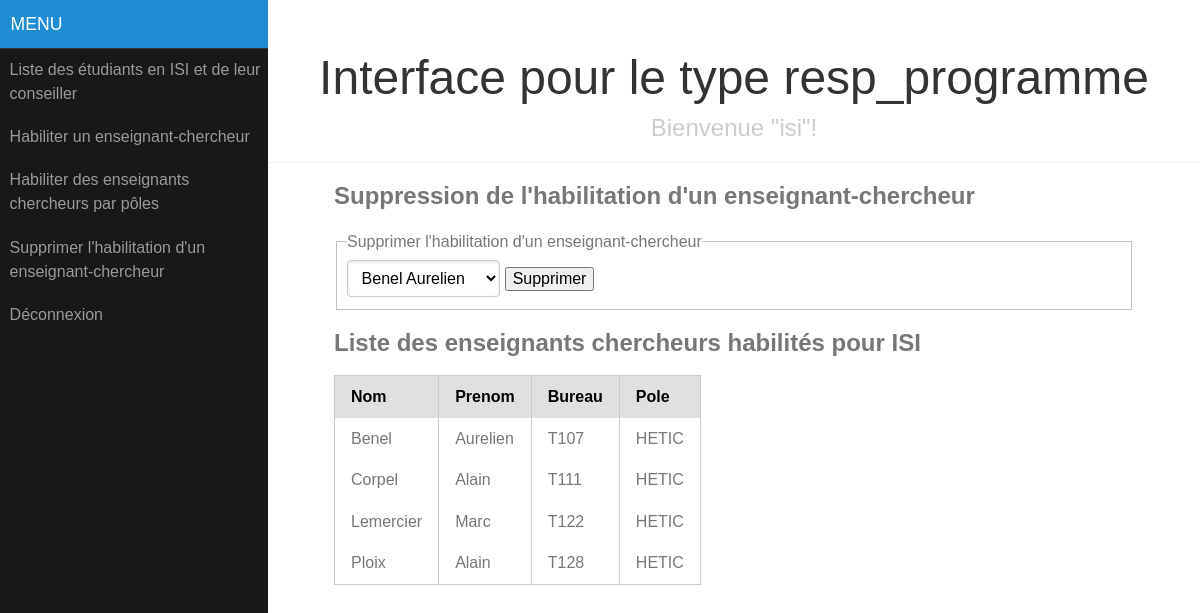
Screenshot of /index.php?page=resp_programme_suppr_habilitation (signed in) with the database file from the repository.
### tables this page shows
CREATE TABLE IF NOT EXISTS `ec` (
  `id` int(11) NOT NULL AUTO_INCREMENT,
  `nom` varchar(30) NOT NULL,
  `prenom` varchar(30) NOT NULL,
  `bureau` varchar(4) NOT NULL,
  `id_pole` int(11) NOT NULL,
  PRIMARY KEY (`id`)
);

CREATE TABLE IF NOT EXISTS `pole` (
  `id` int(11) NOT NULL AUTO_INCREMENT,
  `nom` varchar(10) NOT NULL,
  PRIMARY KEY (`id`)
);

### model/ec.php (called while the page is built, shortened)
<?php
include_once 'model/personne.php';
include_once 'model/etudiant.php';
include_once 'model/pole.php';
class EC extends Personne {
private $bureau;
private $pole;
function __construct($id, $nom, $prenom, $bureau, $id_pole){
	if(!empty($id_pole))
		$this->getPole()->recupererNom();
}
static function getAll(){
	global $bdd;
	try {
		$req = "SELECT * FROM ec ORDER BY nom";
		$result = $bdd->query($req);
		$row = $result->fetch();
		if(empty($row))
			return null;
		else{
			$ecs = array();
			do{
				$ecs[] = new EC ($row['id'], $row['nom'], $row['prenom'], $row['bureau'], $row['id_pole']);
			}while($row = $result->fetch());
			return $ecs;
		}
	} catch(PDOException $e) { die ("Erreur lors de l'exécution de la requéte : " . $e->getMessage()); }
}
function isHabilite($id_programme){
	global $bdd;
	try{
		$req = "SELECT * FROM habilite WHERE id_ec = '" . $this->getId() . "' AND id_programme = '" . $id_programme . "'";
		$result = $bdd->query($req);
		$row = $result->fetch();
		if(empty($row))
			return false;
		else
			return true;
	} catch(PDOException $e) { die ("Erreur lors de l'exécution de la requête" . $e->getMessage()); }
}
function setBureau($bureau) { $this->bureau = $bureau; }
function setPole($pole) { $this->pole = $pole;}
function getBureau() { return $this->bureau; }
function getPole() { return $this->pole; }
}
?>

### model/pole.php (called while the page is built, shortened)
<?php
class Pole{
private $id;
private $nom;
function recupererNom(){
	global $bdd;
	try {
		$req = "SELECT nom FROM pole WHERE id = '" . $this->getId() . "'";
		$result = $bdd->query($req);
		$row = $result->fetch();
	} catch(PDOException $e) { die ("Erreur lors de l'exécution de la requête : " . $e->getMessage()); }
}
function setId($id) { $this->id = $id; }
function setNom($nom) { $this->nom = $nom; }
function getId() { return $this->id; }
function getNom() { return $this->nom ;}
}
?>

### model/personne.php (called while the page is built, shortened)
<?php
abstract class Personne {
private $id;
private $nom;
private $prenom;
function setId($id) { $this->id = $id; }
function setNom($nom) { $this->nom = $nom; }
function setPrenom($prenom) { $this->prenom = $prenom; }
function getId() { return $this->id; }
function getNom() { return $this->nom; }
function getPrenom() { return $this->prenom; }
}
?>

### view/resp_programme_liste_ecs_habilites.php (the view)
<h2>Liste des enseignants chercheurs habilités pour <?php echo $_SESSION['programme']; ?></h2>
<?php
if(empty($ecs_habilites))
	echo '<p>Il n\'y a pas d\'enseignants chercheurs habilités.</p>';
else{
?>
	<table class="pure-table">
		<thead>
			<tr>
				<th>Nom</th>
				<th>Prenom</th>
				<th>Bureau</th>
				<th>Pole</th>
			</tr>
		</thead>
<?php
	foreach($ecs_habilites as $ec){
		echo '<tbody><tr>';
			echo '<td>' . $ec->getNom() . '</td>';
			echo '<td>' . $ec->getPrenom() . '</td>';
			echo '<td>' . $ec->getBureau() . '</td>';
			echo '<td>' . $ec->getPole()->getNom() . '</td>';
		echo '</tr></tbody>';
	}
?>
	</table>
<?php
}
?>
</div>
</div>
</div>
</body>

### view/header.php (shortened to what this page needs)
<!doctype html>
<html>
	<head>
	 <link rel="stylesheet" href="css/style.css" type="text/css">
	 <link rel="stylesheet" href="css/pure-release-0.5.0/pure-min.css" type="text/css">
	 <link rel="stylesheet" href="css/pure-release-0.5.0/grids-responsive-min.css">
	 <link rel="stylesheet" href="css/pure-release-0.5.0/forms.css">
	 <link rel="stylesheet" href="css/font-awesome.css">

### index.php (shortened to what this page needs)
<?php
include_once 'view/header.php';
if(!isset($_SESSION['login'])){
	include_once 'controller/authentification.php';
}
else if (!empty($_GET['page']) && is_file('controller/'.$_GET['page'].'.php')){
        include_once 'controller/'.$_GET['page'].'.php';
}
include_once 'view/foot.php';
?>

### view/resp_programme_menu.php (shortened to what this page needs)
    <link rel="stylesheet" href="css/side-menu.css">
</head>
<div id="layout">
    <div id="menu">
        <div class="pure-menu pure-menu-open">
            <a class="pure-menu-heading" href="#">Menu</a>
            <ul>
				<li><a href="index.php?page=resp_programme_accueil">Liste des étudiants en <?php echo $_SESSION['programme']; ?> et de leur<br />conseiller</a></li>
				<li><a href="index.php?page=resp_programme_ajout_habilitation">Habiliter un enseignant-chercheur</a></li>
				<li><a href="index.php?page=resp_programme_ajout_par_poles">Habiliter des enseignants<br />chercheurs par pôles</a></li>
				<li><a href="index.php?page=resp_programme_suppr_habilitation">Supprimer l'habilitation d'un<br />enseignant-chercheur</a></li>
				<li><a href="index.php?page=deconnexion">Déconnexion</a></li>
			</ul>
			</div>
	</div>

### controller/resp_programme_suppr_habilitation.php (shortened to what this page needs)
<?php
include_once 'view/resp_programme_menu.php';
if(!isset($_POST['id'])){
	include_once 'model/ec.php';
	$ecs = EC::getAll();
	$ecs_habilites = array();
	foreach($ecs as $ec){
		if($ec->isHabilite($_SESSION['id_programme']))
			$ecs_habilites[] = $ec;
	}
	include_once 'view/resp_programme_suppr_habilitation.php';
	include_once 'view/resp_programme_liste_ecs_habilites.php';
}
else{
	include_once 'model/ec.php';
	EC::suppr_habilitation($_POST['id'], $_SESSION['id_programme']);
	header('Location: index.php?page=resp_programme_suppr_habilitation');
}
?>

### view/resp_programme_suppr_habilitation.php
<div id="main">
    <div class="header">
        <h1>Interface pour le type <?php echo $_SESSION['type'] ?></h1>
        <h2>Bienvenue "<?php echo $_SESSION['login'] ?>"!</h2>
    </div>
    <div class="content">
        <h2>Suppression de l'habilitation d'un enseignant-chercheur</h2>
        <fieldset id="fieldset_resp_programme_suppr_habilitation">
			<legend>Supprimer l'habilitation d'un enseignant-chercheur</legend>
			<form class="pure-form" id="form_resp_programme_suppr_habilitation" method="POST" action="index.php?page=resp_programme_suppr_habilitation">
				<select name="id">
				<?php
					foreach($ecs as $ec){
						if($ec->isHabilite($_SESSION['id_programme'])){
							echo '<option value="' . $ec->getId() . '">' . $ec->getNom() . ' ' .$ec->getPrenom() . '</option>';
						}
					}
				?>
				</select>
				<input type="submit" value="Supprimer" />
			</form>
		</fieldset>

### view/foot.php (shortened to what this page needs)
	</body>
</html>

### css/pure-release-0.5.0/pure-min.css (style rules this page uses)
html { font-size:100%;-ms-text-size-adjust:100%;-webkit-text-size-adjust:100% }
html,button,input,select,textarea { font-family:sans-serif }
h1 { font-size:2em;margin:.67em 0 }
h2 { font-size:1.5em;margin:.83em 0 }
dl,menu,ol,ul { margin:1em 0 }
menu,ol,ul { padding:0 0 0 40px }
form { margin:0 }
fieldset { border:1px solid silver;margin:0 2px;padding:.35em .625em .75em }
legend { border:0;padding:0;white-space:normal;*margin-left:-7px }
button,input,select,textarea { font-size:100%;margin:0;vertical-align:baseline;*vertical-align:middle }
button,input { line-height:normal }
button,select { text-transform:none }
button,html input[type=button],input[type=reset],input[type=submit] { -webkit-appearance:button;cursor:pointer;*overflow:visible }
table { border-collapse:collapse;border-spacing:0 }
.pure-form input[type=text],.pure-form input[type=password],.pure-form input[type=email],.pure-form input[type=url],.pure-form input[type=date],.pure-form input[type=month],.pure-form input[type=time],.pure-form input[type=datetime],.pure-form input[type=datetime-local],.pure-form input[type=week],.pure-form input[type=number],.pure-form input[type=search],.pure-form input[type=tel],.pure-form input[type=color],.pure-form select,.pure-form textarea { padding:.5em .6em;display:inline-block;border:1px solid #ccc;box-shadow:inset 0 1px 3px #ddd;border-radius:4px;-webkit-box-sizing:border-box;-moz-box-sizing:border-box;box-sizing:border-box }
.pure-form select { border:1px solid #ccc;background-color:#fff }
.pure-menu ul { position:absolute;visibility:hidden }
.pure-menu.pure-menu-open { visibility:visible;z-index:2;width:100% }
.pure-menu ul { left:-10000px;list-style:none;margin:0;padding:0;top:-10000px;z-index:1 }
.pure-menu>ul { position:relative }
.pure-menu-open>ul { left:0;top:0;visibility:visible }
.pure-menu li { position:relative }
.pure-menu a,.pure-menu .pure-menu-heading { display:block;color:inherit;line-height:1.5em;padding:5px 20px;text-decoration:none;white-space:nowrap }
.pure-menu li a { padding:5px 20px }
.pure-menu.pure-menu-open,.pure-menu.pure-menu-horizontal li .pure-menu-children { background:#fff;border:1px solid #b7b7b7 }
.pure-menu a { border:1px solid transparent;border-left:0;border-right:0 }
.pure-menu a,.pure-menu .pure-menu-can-have-children>li:after { color:#777 }
.pure-menu .pure-menu-heading { color:#565d64;text-transform:uppercase;font-size:90%;margin-top:.5em;border-bottom-width:1px;border-bottom-style:solid;border-bottom-color:#dfdfdf }
.pure-table { border-collapse:collapse;border-spacing:0;empty-cells:show;border:1px solid #cbcbcb }
.pure-table td,.pure-table th { border-left:1px solid #cbcbcb;border-width:0 0 0 1px;font-size:inherit;margin:0;overflow:visible;padding:.5em 1em }
.pure-table td:first-child,.pure-table th:first-child { border-left-width:0 }
.pure-table thead { background:#e0e0e0;color:#000;text-align:left;vertical-align:bottom }
.pure-table td { background-color:transparent }

### css/pure-release-0.5.0/forms.css (style rules this page uses)
.pure-form input[type="text"], .pure-form input[type="password"], .pure-form input[type="email"], .pure-form input[type="url"], .pure-form input[type="date"], .pure-form input[type="month"], .pure-form input[type="time"], .pure-form input[type="datetime"], .pure-form input[type="datetime-local"], .pure-form input[type="week"], .pure-form input[type="number"], .pure-form input[type="search"], .pure-form input[type="tel"], .pure-form input[type="color"], .pure-form select, .pure-form textarea { padding: 0.5em 0.6em; display: inline-block; border: 1px solid #ccc; box-shadow: inset 0 1px 3px #ddd; border-radius: 4px; -webkit-box-sizing: border-box; -moz-box-sizing: border-box; box-sizing: border-box; }
.pure-form select { border: 1px solid #ccc; background-color: white; }

### rows the page displays
ec: nom "Benel", prenom "Aurelien", bureau "T107", id_pole.nom "HETIC"
ec: nom "Corpel", prenom "Alain", bureau "T111", id_pole.nom "HETIC"
ec: nom "Lemercier", prenom "Marc", bureau "T122", id_pole.nom "HETIC"
ec: nom "Ploix", prenom "Alain", bureau "T128", id_pole.nom "HETIC"

### other values shown
$_SESSION['programme'] "ISI"
$_SESSION['type'] "resp_programme"
$_SESSION['login'] "isi"
form field id "Benel Aurelien"
